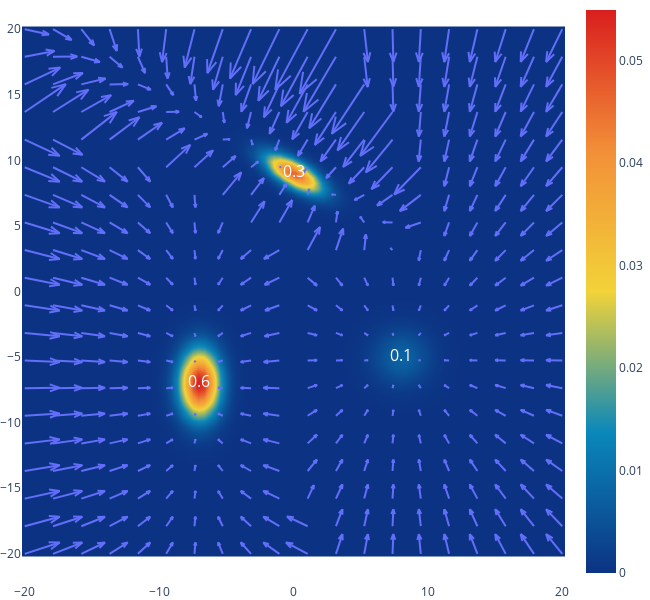

Notebook code for this chart:
### Code cell
fig = gmm.plot_density([-20, 20])
means_x, means_y = zip(*gmm.means)
fig.add_trace(go.Scatter(x=means_x, y=means_y, text=gmm.weights, mode='text', textfont=dict(size=16, color='white')))
fig.show()
fig.write_image('images/dm/langevin_gmm.pdf')

### Figure 1 — Plotly figure (JSON) as saved in the notebook; plotly's stock layout.template omitted (floating-point values rounded to 4 significant figures; data arrays with more than 128 entries replaced by an {"elided": "..."} marker saying what was removed)
{"data": [{"mode": "lines", "type": "scatter", "x": {"elided": "2800 float values"}, "y": {"elided": "2800 float values"}}, {"colorscale": [[0, "rgb(12,51,131)"], [0.25, "rgb(10,136,186)"], [0.5, "rgb(242,211,56)"], [0.75, "rgb(242,143,56)"], [1, "rgb(217,30,30)"]], "type": "heatmap", "x": {"elided": "10000 float values"}, "y": {"elided": "10000 float values"}, "z": {"elided": "10000 float values"}, "zsmooth": "best"}, {"mode": "text", "text": ["0.6", "0.3", "0.1"], "textfont": {"color": "white", "size": 16}, "type": "scatter", "x": [-7, 0, 8], "y": [-7, 9, -5]}], "layout": {"height": 600, "margin": {"b": 0, "l": 0, "r": 0, "t": 0}, "plot_bgcolor": "white", "showlegend": false, "width": 650}}
